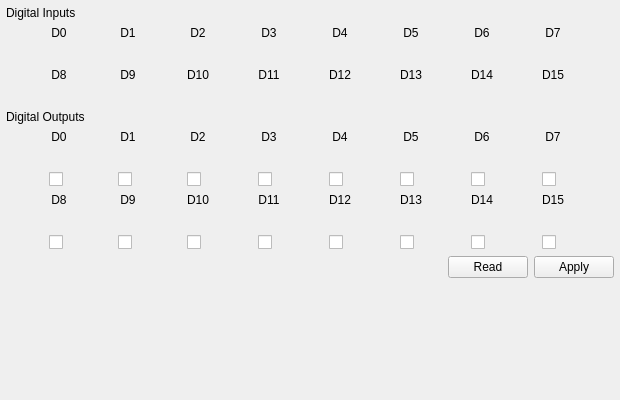
<?xml version="1.0" encoding="UTF-8"?>
<ui version="4.0">
 <class>DigitalPage</class>
 <widget class="QWidget" name="DigitalPage">
  <property name="geometry">
   <rect>
    <x>0</x>
    <y>0</y>
    <width>620</width>
    <height>400</height>
   </rect>
  </property>
  <layout class="QVBoxLayout" name="layoutMain">
   <property name="spacing">
    <number>6</number>
   </property>
   <property name="leftMargin">
    <number>6</number>
   </property>
   <property name="topMargin">
    <number>6</number>
   </property>
   <property name="rightMargin">
    <number>6</number>
   </property>
   <property name="bottomMargin">
    <number>6</number>
   </property>
   <item>
    <widget class="QLabel" name="lblDiTitle">
     <property name="sizePolicy">
      <sizepolicy hsizetype="Preferred" vsizetype="Minimum">
       <horstretch>0</horstretch>
       <verstretch>0</verstretch>
      </sizepolicy>
     </property>
     <property name="text">
      <string>Digital Inputs</string>
     </property>
    </widget>
   </item>
   <item>
    <layout class="QGridLayout" name="gridDi">
     <item row="0" column="0">
      <widget class="QLabel" name="lblDiNum0">
       <property name="text">
        <string>D0</string>
       </property>
       <property name="alignment">
        <set>Qt::AlignCenter</set>
       </property>
      </widget>
     </item>
     <item row="0" column="1">
      <widget class="QLabel" name="lblDiNum1">
       <property name="text">
        <string>D1</string>
       </property>
       <property name="alignment">
        <set>Qt::AlignCenter</set>
       </property>
      </widget>
     </item>
     <item row="0" column="2">
      <widget class="QLabel" name="lblDiNum2">
       <property name="text">
        <string>D2</string>
       </property>
       <property name="alignment">
        <set>Qt::AlignCenter</set>
       </property>
      </widget>
     </item>
     <item row="0" column="3">
      <widget class="QLabel" name="lblDiNum3">
       <property name="text">
        <string>D3</string>
       </property>
       <property name="alignment">
        <set>Qt::AlignCenter</set>
       </property>
      </widget>
     </item>
     <item row="0" column="4">
      <widget class="QLabel" name="lblDiNum4">
       <property name="text">
        <string>D4</string>
       </property>
       <property name="alignment">
        <set>Qt::AlignCenter</set>
       </property>
      </widget>
     </item>
     <item row="0" column="5">
      <widget class="QLabel" name="lblDiNum5">
       <property name="text">
        <string>D5</string>
       </property>
       <property name="alignment">
        <set>Qt::AlignCenter</set>
       </property>
      </widget>
     </item>
     <item row="0" column="6">
      <widget class="QLabel" name="lblDiNum6">
       <property name="text">
        <string>D6</string>
       </property>
       <property name="alignment">
        <set>Qt::AlignCenter</set>
       </property>
      </widget>
     </item>
     <item row="0" column="7">
      <widget class="QLabel" name="lblDiNum7">
       <property name="text">
        <string>D7</string>
       </property>
       <property name="alignment">
        <set>Qt::AlignCenter</set>
       </property>
      </widget>
     </item>
     <item row="1" column="0">
      <widget class="QLabel" name="ledDi0">
       <property name="minimumSize">
        <size>
         <width>20</width>
         <height>16</height>
        </size>
       </property>
       <property name="maximumSize">
        <size>
         <width>20</width>
         <height>16</height>
        </size>
       </property>
      </widget>
     </item>
     <item row="1" column="1">
      <widget class="QLabel" name="ledDi1">
       <property name="minimumSize">
        <size>
         <width>20</width>
         <height>16</height>
        </size>
       </property>
       <property name="maximumSize">
        <size>
         <width>20</width>
         <height>16</height>
        </size>
       </property>
      </widget>
     </item>
     <item row="1" column="2">
      <widget class="QLabel" name="ledDi2">
       <property name="minimumSize">
        <size>
         <width>20</width>
         <height>16</height>
        </size>
       </property>
       <property name="maximumSize">
        <size>
         <width>20</width>
         <height>16</height>
        </size>
       </property>
      </widget>
     </item>
     <item row="1" column="3">
      <widget class="QLabel" name="ledDi3">
       <property name="minimumSize">
        <size>
         <width>20</width>
         <height>16</height>
        </size>
       </property>
       <property name="maximumSize">
        <size>
         <width>20</width>
         <height>16</height>
        </size>
       </property>
      </widget>
     </item>
     <item row="1" column="4">
      <widget class="QLabel" name="ledDi4">
       <property name="minimumSize">
        <size>
         <width>20</width>
         <height>16</height>
        </size>
       </property>
       <property name="maximumSize">
        <size>
         <width>20</width>
         <height>16</height>
        </size>
       </property>
      </widget>
     </item>
     <item row="1" column="5">
      <widget class="QLabel" name="ledDi5">
       <property name="minimumSize">
        <size>
         <width>20</width>
         <height>16</height>
        </size>
       </property>
       <property name="maximumSize">
        <size>
         <width>20</width>
         <height>16</height>
        </size>
       </property>
      </widget>
     </item>
     <item row="1" column="6">
      <widget class="QLabel" name="ledDi6">
       <property name="minimumSize">
        <size>
         <width>20</width>
         <height>16</height>
        </size>
       </property>
       <property name="maximumSize">
        <size>
         <width>20</width>
         <height>16</height>
        </size>
       </property>
      </widget>
     </item>
     <item row="1" column="7">
      <widget class="QLabel" name="ledDi7">
       <property name="minimumSize">
        <size>
         <width>20</width>
         <height>16</height>
        </size>
       </property>
       <property name="maximumSize">
        <size>
         <width>20</width>
         <height>16</height>
        </size>
       </property>
      </widget>
     </item>
     <item row="2" column="0">
      <widget class="QLabel" name="lblDiNum8">
       <property name="text">
        <string>D8</string>
       </property>
       <property name="alignment">
        <set>Qt::AlignCenter</set>
       </property>
      </widget>
     </item>
     <item row="2" column="1">
      <widget class="QLabel" name="lblDiNum9">
       <property name="text">
        <string>D9</string>
       </property>
       <property name="alignment">
        <set>Qt::AlignCenter</set>
       </property>
      </widget>
     </item>
     <item row="2" column="2">
      <widget class="QLabel" name="lblDiNum10">
       <property name="text">
        <string>D10</string>
       </property>
       <property name="alignment">
        <set>Qt::AlignCenter</set>
       </property>
      </widget>
     </item>
     <item row="2" column="3">
      <widget class="QLabel" name="lblDiNum11">
       <property name="text">
        <string>D11</string>
       </property>
       <property name="alignment">
        <set>Qt::AlignCenter</set>
       </property>
      </widget>
     </item>
     <item row="2" column="4">
      <widget class="QLabel" name="lblDiNum12">
       <property name="text">
        <string>D12</string>
       </property>
       <property name="alignment">
        <set>Qt::AlignCenter</set>
       </property>
      </widget>
     </item>
     <item row="2" column="5">
      <widget class="QLabel" name="lblDiNum13">
       <property name="text">
        <string>D13</string>
       </property>
       <property name="alignment">
        <set>Qt::AlignCenter</set>
       </property>
      </widget>
     </item>
     <item row="2" column="6">
      <widget class="QLabel" name="lblDiNum14">
       <property name="text">
        <string>D14</string>
       </property>
       <property name="alignment">
        <set>Qt::AlignCenter</set>
       </property>
      </widget>
     </item>
     <item row="2" column="7">
      <widget class="QLabel" name="lblDiNum15">
       <property name="text">
        <string>D15</string>
       </property>
       <property name="alignment">
        <set>Qt::AlignCenter</set>
       </property>
      </widget>
     </item>
     <item row="3" column="0">
      <widget class="QLabel" name="ledDi8">
       <property name="minimumSize">
        <size>
         <width>20</width>
         <height>16</height>
        </size>
       </property>
       <property name="maximumSize">
        <size>
         <width>20</width>
         <height>16</height>
        </size>
       </property>
      </widget>
     </item>
     <item row="3" column="1">
      <widget class="QLabel" name="ledDi9">
       <property name="minimumSize">
        <size>
         <width>20</width>
         <height>16</height>
        </size>
       </property>
       <property name="maximumSize">
        <size>
         <width>20</width>
         <height>16</height>
        </size>
       </property>
      </widget>
     </item>
     <item row="3" column="2">
      <widget class="QLabel" name="ledDi10">
       <property name="minimumSize">
        <size>
         <width>20</width>
         <height>16</height>
        </size>
       </property>
       <property name="maximumSize">
        <size>
         <width>20</width>
         <height>16</height>
        </size>
       </property>
      </widget>
     </item>
     <item row="3" column="3">
      <widget class="QLabel" name="ledDi11">
       <property name="minimumSize">
        <size>
         <width>20</width>
         <height>16</height>
        </size>
       </property>
       <property name="maximumSize">
        <size>
         <width>20</width>
         <height>16</height>
        </size>
       </property>
      </widget>
     </item>
     <item row="3" column="4">
      <widget class="QLabel" name="ledDi12">
       <property name="minimumSize">
        <size>
         <width>20</width>
         <height>16</height>
        </size>
       </property>
       <property name="maximumSize">
        <size>
         <width>20</width>
         <height>16</height>
        </size>
       </property>
      </widget>
     </item>
     <item row="3" column="5">
      <widget class="QLabel" name="ledDi13">
       <property name="minimumSize">
        <size>
         <width>20</width>
         <height>16</height>
        </size>
       </property>
       <property name="maximumSize">
        <size>
         <width>20</width>
         <height>16</height>
        </size>
       </property>
      </widget>
     </item>
     <item row="3" column="6">
      <widget class="QLabel" name="ledDi14">
       <property name="minimumSize">
        <size>
         <width>20</width>
         <height>16</height>
        </size>
       </property>
       <property name="maximumSize">
        <size>
         <width>20</width>
         <height>16</height>
        </size>
       </property>
      </widget>
     </item>
     <item row="3" column="7">
      <widget class="QLabel" name="ledDi15">
       <property name="minimumSize">
        <size>
         <width>20</width>
         <height>16</height>
        </size>
       </property>
       <property name="maximumSize">
        <size>
         <width>20</width>
         <height>16</height>
        </size>
       </property>
      </widget>
     </item>
    </layout>
   </item>
   <item>
    <widget class="QLabel" name="lblDoTitle">
     <property name="text">
      <string>Digital Outputs</string>
     </property>
    </widget>
   </item>
   <item>
    <layout class="QGridLayout" name="gridDo">
     <item row="0" column="0">
      <widget class="QLabel" name="lblDoNum0">
       <property name="text">
        <string>D0</string>
       </property>
       <property name="alignment">
        <set>Qt::AlignCenter</set>
       </property>
      </widget>
     </item>
     <item row="0" column="1">
      <widget class="QLabel" name="lblDoNum1">
       <property name="text">
        <string>D1</string>
       </property>
       <property name="alignment">
        <set>Qt::AlignCenter</set>
       </property>
      </widget>
     </item>
     <item row="0" column="2">
      <widget class="QLabel" name="lblDoNum2">
       <property name="text">
        <string>D2</string>
       </property>
       <property name="alignment">
        <set>Qt::AlignCenter</set>
       </property>
      </widget>
     </item>
     <item row="0" column="3">
      <widget class="QLabel" name="lblDoNum3">
       <property name="text">
        <string>D3</string>
       </property>
       <property name="alignment">
        <set>Qt::AlignCenter</set>
       </property>
      </widget>
     </item>
     <item row="0" column="4">
      <widget class="QLabel" name="lblDoNum4">
       <property name="text">
        <string>D4</string>
       </property>
       <property name="alignment">
        <set>Qt::AlignCenter</set>
       </property>
      </widget>
     </item>
     <item row="0" column="5">
      <widget class="QLabel" name="lblDoNum5">
       <property name="text">
        <string>D5</string>
       </property>
       <property name="alignment">
        <set>Qt::AlignCenter</set>
       </property>
      </widget>
     </item>
     <item row="0" column="6">
      <widget class="QLabel" name="lblDoNum6">
       <property name="text">
        <string>D6</string>
       </property>
       <property name="alignment">
        <set>Qt::AlignCenter</set>
       </property>
      </widget>
     </item>
     <item row="0" column="7">
      <widget class="QLabel" name="lblDoNum7">
       <property name="text">
        <string>D7</string>
       </property>
       <property name="alignment">
        <set>Qt::AlignCenter</set>
       </property>
      </widget>
     </item>
     <item row="1" column="0">
      <widget class="QLabel" name="ledDo0">
       <property name="minimumSize">
        <size>
         <width>20</width>
         <height>16</height>
        </size>
       </property>
       <property name="maximumSize">
        <size>
         <width>20</width>
         <height>16</height>
        </size>
       </property>
      </widget>
     </item>
     <item row="1" column="1">
      <widget class="QLabel" name="ledDo1">
       <property name="minimumSize">
        <size>
         <width>20</width>
         <height>16</height>
        </size>
       </property>
       <property name="maximumSize">
        <size>
         <width>20</width>
         <height>16</height>
        </size>
       </property>
      </widget>
     </item>
     <item row="1" column="2">
      <widget class="QLabel" name="ledDo2">
       <property name="minimumSize">
        <size>
         <width>20</width>
         <height>16</height>
        </size>
       </property>
       <property name="maximumSize">
        <size>
         <width>20</width>
         <height>16</height>
        </size>
       </property>
      </widget>
     </item>
     <item row="1" column="3">
      <widget class="QLabel" name="ledDo3">
       <property name="minimumSize">
        <size>
         <width>20</width>
         <height>16</height>
        </size>
       </property>
       <property name="maximumSize">
        <size>
         <width>20</width>
         <height>16</height>
        </size>
       </property>
      </widget>
     </item>
     <item row="1" column="4">
      <widget class="QLabel" name="ledDo4">
       <property name="minimumSize">
        <size>
         <width>20</width>
         <height>16</height>
        </size>
       </property>
       <property name="maximumSize">
        <size>
         <width>20</width>
         <height>16</height>
        </size>
       </property>
      </widget>
     </item>
     <item row="1" column="5">
      <widget class="QLabel" name="ledDo5">
       <property name="minimumSize">
        <size>
         <width>20</width>
         <height>16</height>
        </size>
       </property>
       <property name="maximumSize">
        <size>
         <width>20</width>
         <height>16</height>
        </size>
       </property>
      </widget>
     </item>
     <item row="1" column="6">
      <widget class="QLabel" name="ledDo6">
       <property name="minimumSize">
        <size>
         <width>20</width>
         <height>16</height>
        </size>
       </property>
       <property name="maximumSize">
        <size>
         <width>20</width>
         <height>16</height>
        </size>
       </property>
      </widget>
     </item>
     <item row="1" column="7">
      <widget class="QLabel" name="ledDo7">
       <property name="minimumSize">
        <size>
         <width>20</width>
         <height>16</height>
        </size>
       </property>
       <property name="maximumSize">
        <size>
         <width>20</width>
         <height>16</height>
        </size>
       </property>
      </widget>
     </item>
     <item row="2" column="0">
      <widget class="QCheckBox" name="chkDo0"/>
     </item>
     <item row="2" column="1">
      <widget class="QCheckBox" name="chkDo1"/>
     </item>
     <item row="2" column="2">
      <widget class="QCheckBox" name="chkDo2"/>
     </item>
     <item row="2" column="3">
      <widget class="QCheckBox" name="chkDo3"/>
     </item>
     <item row="2" column="4">
      <widget class="QCheckBox" name="chkDo4"/>
     </item>
     <item row="2" column="5">
      <widget class="QCheckBox" name="chkDo5"/>
     </item>
     <item row="2" column="6">
      <widget class="QCheckBox" name="chkDo6"/>
     </item>
     <item row="2" column="7">
      <widget class="QCheckBox" name="chkDo7"/>
     </item>
     <item row="3" column="0">
      <widget class="QLabel" name="lblDoNum8">
       <property name="text">
        <string>D8</string>
       </property>
       <property name="alignment">
        <set>Qt::AlignCenter</set>
       </property>
      </widget>
     </item>
     <item row="3" column="1">
      <widget class="QLabel" name="lblDoNum9">
       <property name="text">
        <string>D9</string>
       </property>
       <property name="alignment">
        <set>Qt::AlignCenter</set>
       </property>
      </widget>
     </item>
     <item row="3" column="2">
      <widget class="QLabel" name="lblDoNum10">
       <property name="text">
        <string>D10</string>
       </property>
       <property name="alignment">
        <set>Qt::AlignCenter</set>
       </property>
      </widget>
     </item>
     <item row="3" column="3">
      <widget class="QLabel" name="lblDoNum11">
       <property name="text">
        <string>D11</string>
       </property>
       <property name="alignment">
        <set>Qt::AlignCenter</set>
       </property>
      </widget>
     </item>
     <item row="3" column="4">
      <widget class="QLabel" name="lblDoNum12">
       <property name="text">
        <string>D12</string>
       </property>
       <property name="alignment">
        <set>Qt::AlignCenter</set>
       </property>
      </widget>
     </item>
     <item row="3" column="5">
      <widget class="QLabel" name="lblDoNum13">
       <property name="text">
        <string>D13</string>
       </property>
       <property name="alignment">
        <set>Qt::AlignCenter</set>
       </property>
      </widget>
     </item>
     <item row="3" column="6">
      <widget class="QLabel" name="lblDoNum14">
       <property name="text">
        <string>D14</string>
       </property>
       <property name="alignment">
        <set>Qt::AlignCenter</set>
       </property>
      </widget>
     </item>
     <item row="3" column="7">
      <widget class="QLabel" name="lblDoNum15">
       <property name="text">
        <string>D15</string>
       </property>
       <property name="alignment">
        <set>Qt::AlignCenter</set>
       </property>
      </widget>
     </item>
     <item row="4" column="0">
      <widget class="QLabel" name="ledDo8">
       <property name="minimumSize">
        <size>
         <width>20</width>
         <height>16</height>
        </size>
       </property>
       <property name="maximumSize">
        <size>
         <width>20</width>
         <height>16</height>
        </size>
       </property>
      </widget>
     </item>
     <item row="4" column="1">
      <widget class="QLabel" name="ledDo9">
       <property name="minimumSize">
        <size>
         <width>20</width>
         <height>16</height>
        </size>
       </property>
       <property name="maximumSize">
        <size>
         <width>20</width>
         <height>16</height>
        </size>
       </property>
      </widget>
     </item>
     <item row="4" column="2">
      <widget class="QLabel" name="ledDo10">
       <property name="minimumSize">
        <size>
         <width>20</width>
         <height>16</height>
        </size>
       </property>
       <property name="maximumSize">
        <size>
         <width>20</width>
         <height>16</height>
        </size>
       </property>
      </widget>
     </item>
     <item row="4" column="3">
      <widget class="QLabel" name="ledDo11">
       <property name="minimumSize">
        <size>
         <width>20</width>
         <height>16</height>
        </size>
       </property>
       <property name="maximumSize">
        <size>
         <width>20</width>
         <height>16</height>
        </size>
       </property>
      </widget>
     </item>
     <item row="4" column="4">
      <widget class="QLabel" name="ledDo12">
       <property name="minimumSize">
        <size>
         <width>20</width>
         <height>16</height>
        </size>
       </property>
       <property name="maximumSize">
        <size>
         <width>20</width>
         <height>16</height>
        </size>
       </property>
      </widget>
     </item>
     <item row="4" column="5">
      <widget class="QLabel" name="ledDo13">
       <property name="minimumSize">
        <size>
         <width>20</width>
         <height>16</height>
        </size>
       </property>
       <property name="maximumSize">
        <size>
         <width>20</width>
         <height>16</height>
        </size>
       </property>
      </widget>
     </item>
     <item row="4" column="6">
      <widget class="QLabel" name="ledDo14">
       <property name="minimumSize">
        <size>
         <width>20</width>
         <height>16</height>
        </size>
       </property>
       <property name="maximumSize">
        <size>
         <width>20</width>
         <height>16</height>
        </size>
       </property>
      </widget>
     </item>
     <item row="4" column="7">
      <widget class="QLabel" name="ledDo15">
       <property name="minimumSize">
        <size>
         <width>20</width>
         <height>16</height>
        </size>
       </property>
       <property name="maximumSize">
        <size>
         <width>20</width>
         <height>16</height>
        </size>
       </property>
      </widget>
     </item>
     <item row="5" column="0">
      <widget class="QCheckBox" name="chkDo8"/>
     </item>
     <item row="5" column="1">
      <widget class="QCheckBox" name="chkDo9"/>
     </item>
     <item row="5" column="2">
      <widget class="QCheckBox" name="chkDo10"/>
     </item>
     <item row="5" column="3">
      <widget class="QCheckBox" name="chkDo11"/>
     </item>
     <item row="5" column="4">
      <widget class="QCheckBox" name="chkDo12"/>
     </item>
     <item row="5" column="5">
      <widget class="QCheckBox" name="chkDo13"/>
     </item>
     <item row="5" column="6">
      <widget class="QCheckBox" name="chkDo14"/>
     </item>
     <item row="5" column="7">
      <widget class="QCheckBox" name="chkDo15"/>
     </item>
    </layout>
   </item>
   <item>
    <layout class="QHBoxLayout" name="hlDoBtns">
     <item>
      <spacer name="spacerDo">
       <property name="orientation">
        <enum>Qt::Horizontal</enum>
       </property>
       <property name="sizeHint" stdset="0">
        <size>
         <width>40</width>
         <height>20</height>
        </size>
       </property>
      </spacer>
     </item>
     <item>
      <widget class="QPushButton" name="btnDoRead">
       <property name="maximumSize">
        <size>
         <width>84</width>
         <height>16777215</height>
        </size>
       </property>
       <property name="text">
        <string>Read</string>
       </property>
      </widget>
     </item>
     <item>
      <widget class="QPushButton" name="btnDoWrite">
       <property name="maximumSize">
        <size>
         <width>84</width>
         <height>16777215</height>
        </size>
       </property>
       <property name="text">
        <string>Apply</string>
       </property>
      </widget>
     </item>
    </layout>
   </item>
   <item>
    <spacer name="verticalSpacer">
     <property name="orientation">
      <enum>Qt::Vertical</enum>
     </property>
     <property name="sizeHint" stdset="0">
      <size>
       <width>20</width>
       <height>40</height>
      </size>
     </property>
    </spacer>
   </item>
  </layout>
 </widget>
 <resources/>
 <connections/>
</ui>
